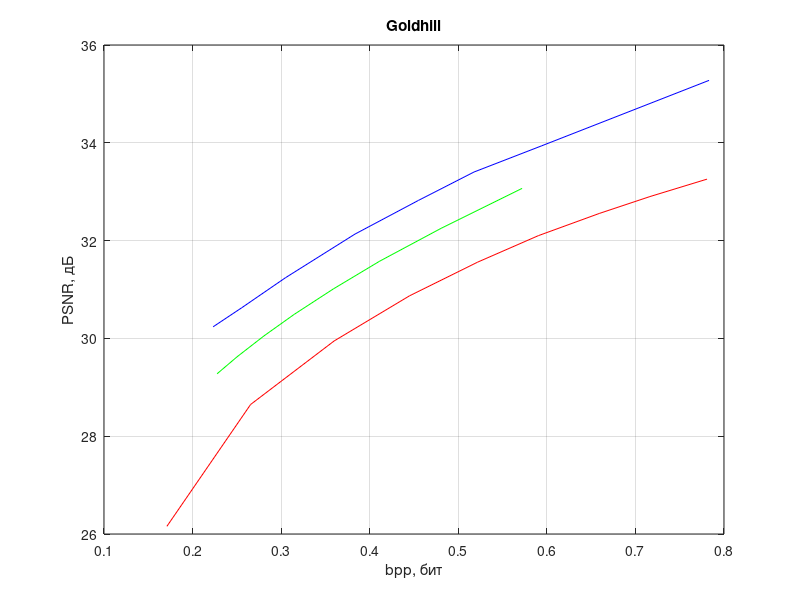

Reproduce this figure in MATLAB.
% JPEG
y = [30.2383 30.6266 31.2397 32.1326 32.8210 33.4029 33.9401 35.2766];
x = [0.2233 0.2555 0.3048 0.3833 0.4549 0.5178 0.5944 0.7831];
plot(x, y, 'b')
hold on
grid on
title('Goldhill')
xlabel('bpp, бит')
ylabel('PSNR, дБ')

% JPEG 200
y = [26.1568 28.6482 29.9472 30.8692 31.5592 32.1012 32.5546 32.9006 33.2568];
x = [0.1710 0.2655 0.3598 0.4448 0.5218 0.5904  0.6591 0.7164 0.7808];
plot(x, y, 'r')

% Лес

% Контекстное кодирование
y = [33.067910521815485 32.25020313368433 31.57971884023647 31.011596988121724 30.490098270101008 30.05009328790031 29.624686221168663 29.277547008761637];
x = [0.572021484375 0.480499267578125 0.411285400390625 0.358917236328125 0.31463623046875 0.280548095703125 0.25030517578125 0.227752685546875];
plot(x, y, 'g')
